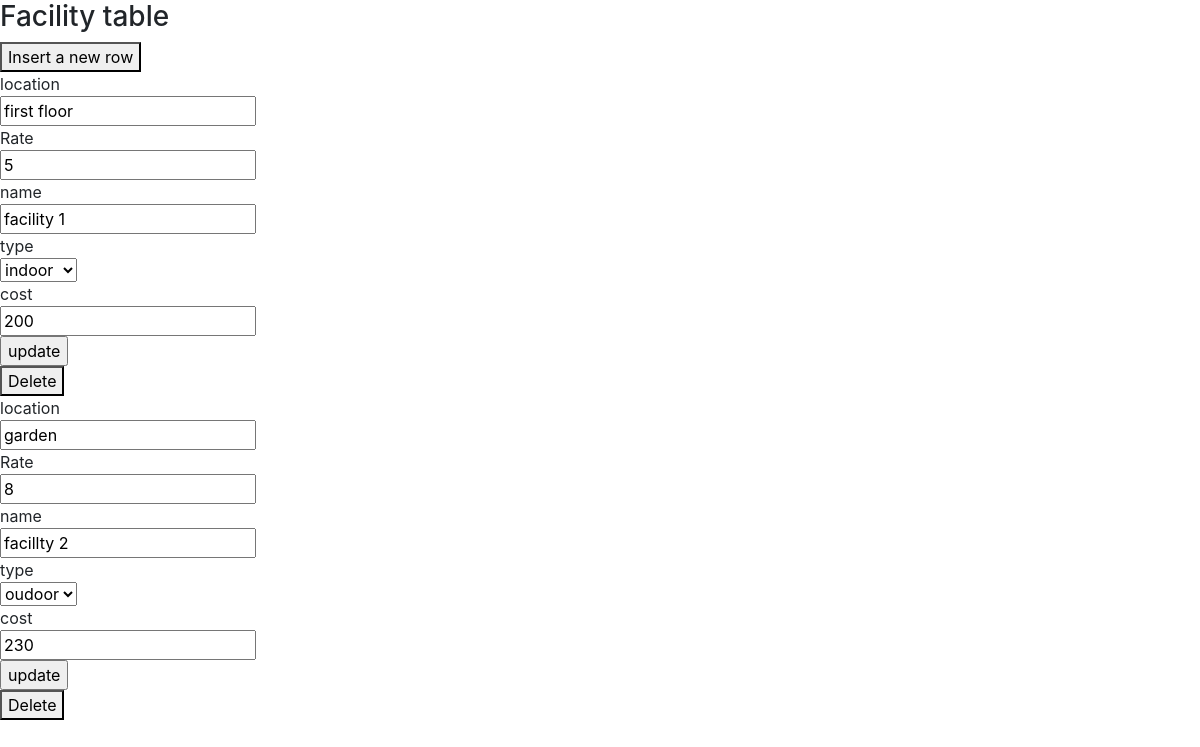
Before: /user/admin/facility.php with the older database file.
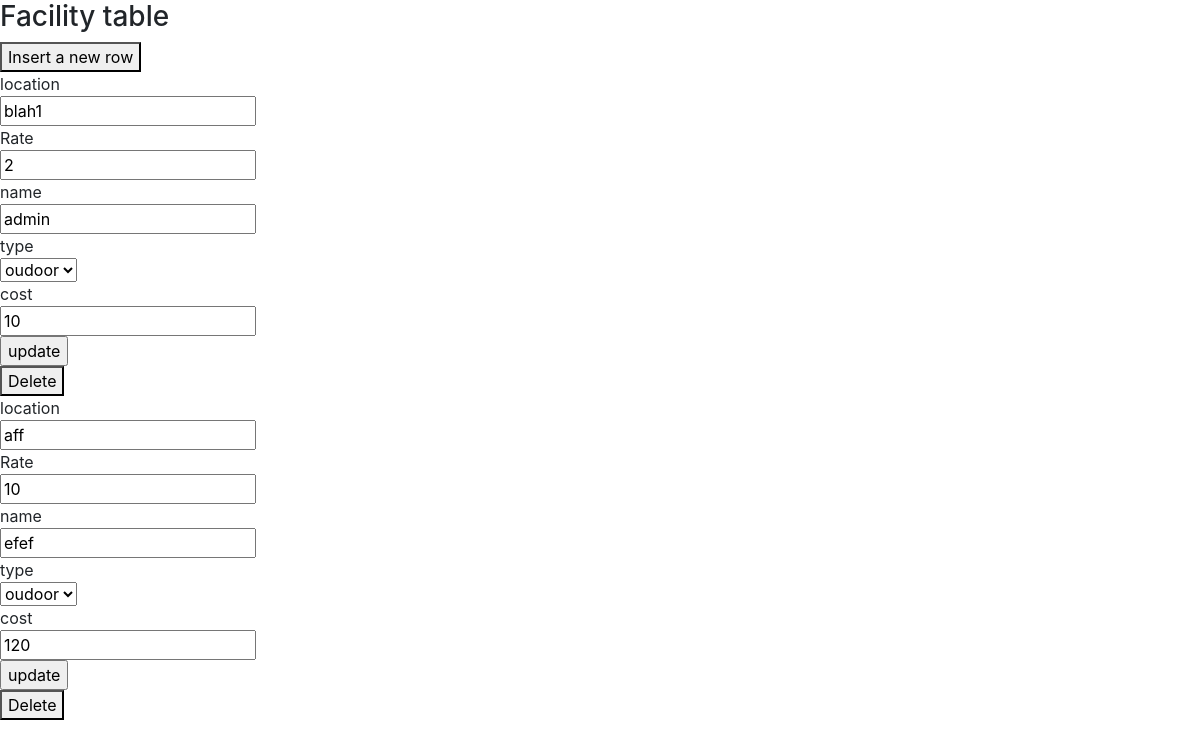
After: the same page with the newer database file.
### tables this page shows
CREATE TABLE `facility` (
  `facilityId` int(3) NOT NULL,
  `location` varchar(50) NOT NULL,
  `cost` int(4) NOT NULL,
  `rate` int(2) NOT NULL,
  `type` int(1) NOT NULL COMMENT '1 = indoor 2 = outdoor',
  `name` varchar(50) NOT NULL
);

### user/admin/facility.php (the view, shortened to what this page needs)
<?php
require_once('../../DB/DB.php');
require_once('../../include/header.php');
?>
<h3>Facility table</h3>
<a href="insertfacility.php"><button>Insert a new row</button></a>
<?php
$query = $conn->query("SELECT * FROM `facility`");
while($row = mysqli_fetch_assoc($query)){
    ?>
<form action="updatefacility.php?id=<?php echo $row['facilityId'] ?>" method="post">
    location <br>
    <input type="text" name="location" value="<?php echo $row['location']?>"> <br>
    Rate <br>
    <input type="text" name="rate" value="<?php echo $row['rate']; ?>"> <br>
    name <br>
    <input type="text" name="name" value="<?php echo $row['name']; ?>"> <br>
    type <br>
    <select name="type">
        <option value="1" <?php if($row['type']==1) echo "selected"; ?>>indoor</option>
        <option value="2" <?php if($row['type']==2) echo "selected"; ?>>oudoor</option>
    </select>
    <br>
    cost <br>
    <input type="text" name="cost" value="<?php echo $row['cost']; ?>"><br>
    <input type="submit" value="update">
</form>
    <a href="deletefacility.php?id=<?php echo $row['facilityId']; ?>"><button>Delete</button></a>
<?php
}
require_once('../../include/footer.php');
?>

### include/header.php (shortened to what this page needs)
<!DOCTYPE html>
<html lang="en">
<head>
    <link rel="stylesheet" href="https://stackpath.bootstrapcdn.com/bootstrap/4.5.2/css/bootstrap.min.css">
</head>
<body>

Changed rows visible on the page:
removed facility: location "first floor", rate "5", name "facility 1", type "indoor", cost "200"
removed facility: location "garden", rate "8", name "facillty 2", type "oudoor", cost "230"
added facility: location "blah1", rate "2", name "admin", type "oudoor", cost "10"
added facility: location "aff", rate "10", name "efef", type "oudoor", cost "120"
